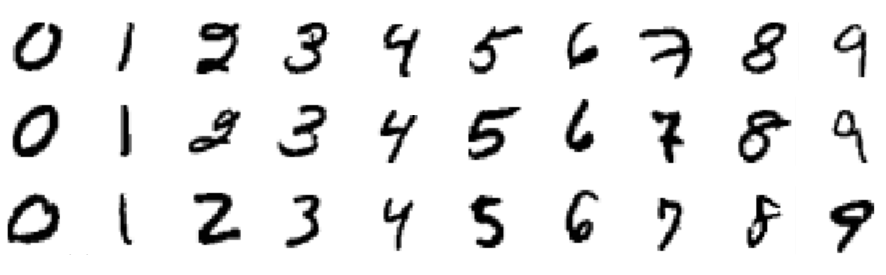
#> input picture images.png, 886 x 275 px
$ python -i main.py   (imports and definitions only)
#> lines starting #> are read from the running program, lines starting #| are printed output that depends on the picture; after the words box and inside, x2 and y2 are one past the last pixel; in counts of white or black regions, pixels touching at a corner belong together
"""
MNIST SVM Classifier with PCA

USAGE:

1. Train and save the model (first time only):
   python main.py train

2. Evaluate the saved model:
   python main.py eval

3. Predict a digit from an image:
   python main.py predict path/to/image.png

"""

import numpy as np
import joblib
import json
import sys
import cv2
from sklearn.metrics import (
    classification_report, confusion_matrix,
    accuracy_score, precision_recall_fscore_support
)
from tensorflow.keras.datasets import mnist
from PIL import Image


# ==========================
# 1. Train + Save Model
# ==========================
# [78 lines left out: functions train_and_save, evaluate_model, not called in this run]


# ==========================
# 3. Preprocessing for Uploaded Images
# ==========================
def preprocess_image(img_path):
#> called with img_path = 'images.png'
    img = Image.open(img_path).convert("L")
    img = np.array(img)

    # Invert if needed (MNIST is white digit on black background)
    if img.mean() > 127:
        img = 255 - img
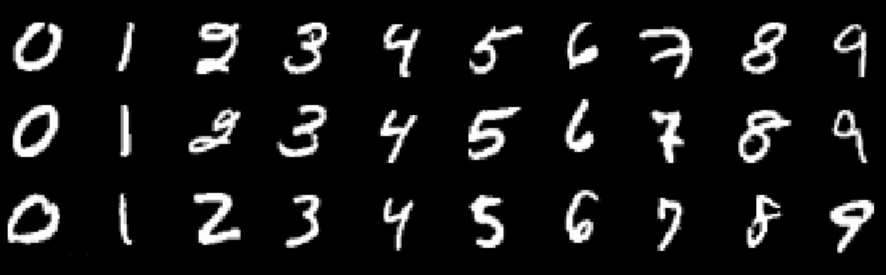
#> img: shape (275, 886); min 0, max 255, mean 23.3

    # Threshold (binary image)
    _, img = cv2.threshold(img, 0, 255, cv2.THRESH_BINARY + cv2.THRESH_OTSU)
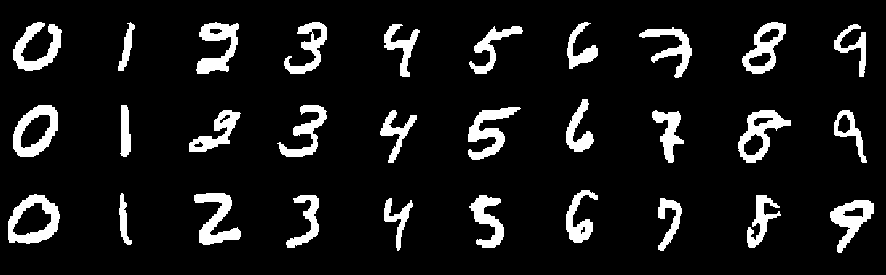
#> img: shape (275, 886); 9.7% white; 30 white regions, largest, box (x1, y1, x2, y2) and area: (8, 194, 60, 244) 1221, (13, 105, 58, 157) 1152, (468, 107, 521, 160) 1136

    # Find bounding box of digit
    coords = cv2.findNonZero(img)
#> coords = contour of 23745 points, box (x1, y1, x2, y2) (8, 22, 874, 253), area 15831
    x, y, w, h = cv2.boundingRect(coords)
#> x = 8; y = 22; w = 866; h = 231
    digit = img[y:y+h, x:x+w]
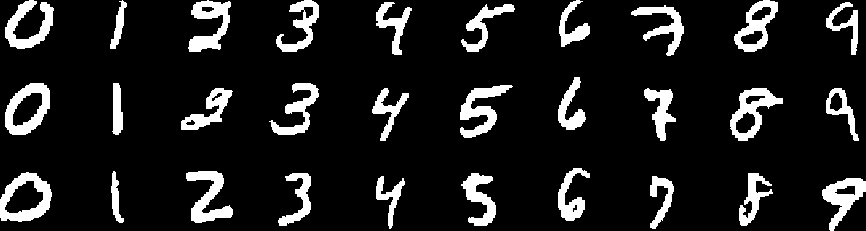
#> digit: shape (231, 866); 11.9% white; 30 white regions, largest, box (x1, y1, x2, y2) and area: (0, 172, 52, 222) 1221, (5, 83, 50, 135) 1152, (460, 85, 513, 138) 1136

    # Resize digit to 20x20
    digit = cv2.resize(digit, (20, 20), interpolation=cv2.INTER_AREA)
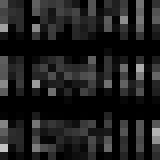
#> digit: shape (20, 20) (shown 8 times larger); min 0, max 196, mean 30.2

    # Pad to 28x28
    padded = np.zeros((28, 28), dtype=np.uint8)
    x_offset = (28 - 20) // 2
    y_offset = (28 - 20) // 2
    padded[y_offset:y_offset+20, x_offset:x_offset+20] = digit
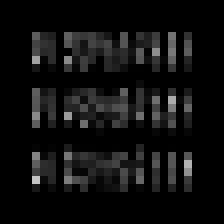
#> padded: shape (28, 28) (shown 8 times larger); min 0, max 196, mean 15.4

    # Normalize
    padded = padded.astype("float32") / 255.0

    return padded.reshape(1, 784)


# ==========================
# 4. Predict Function
# ==========================
# [11 lines left out: function predict_image, not called in this run]


# ==========================
# USAGE
# ==========================
# [24 lines not run here, left out]

>>> result = preprocess_image('images.png')
